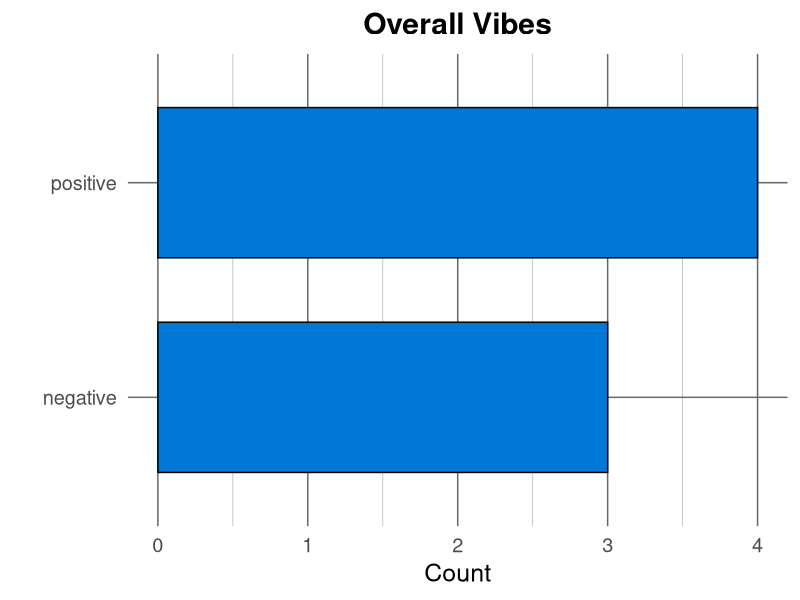

Write the R code that produced this figure. (Note: this script raises an error after producing the figure.)
## ---- chunk 1

## ---- chunk 2
library(tidyverse)
library(knitr)
# Remember to compile
# xaringan::inf_mr(cast_from = "..")
## ---- chunk 3
library(tidytext)
library(dplyr)
library(ggplot2)

# Sample text data
texts <- c(
  "I love this product! It's amazing.",
  "This is terrible. I hate it.",
  "It's okay, nothing special.",
  "Wow, absolutely fantastic experience!",
  "Disappointed with the quality."
)

# Create a tibble
df <- tibble(text = texts)
## ---- chunk 4
sentiment_scores <- df %>%
  unnest_tokens(word, text) %>%
  inner_join(get_sentiments("bing")) %>%
  count(sentiment) %>%
  spread(sentiment, n, fill = 0) %>%
  mutate(sentiment_score = positive - negative)

sentiment_scores
## ---- chunk 5
df %>%
  unnest_tokens(word, text) %>%
  inner_join(get_sentiments("bing")) %>%
  ggplot(aes(x = sentiment)) +
  geom_bar(fill = "#0078D7", color = "black", width = 0.7) + # Darker blue bars with black borders
  coord_flip() +
  theme_minimal(base_size = 18) + # Larger text for better readability
  theme(
    panel.background = element_rect(fill = "white", color = NA), # Match background color to slide
    plot.background = element_rect(fill = "white", color = NA),
    text = element_text(color = "black"), # Match font color to slide
    plot.title = element_text(face = "bold", hjust = 0.5),
    panel.grid.major = element_line(color = "gray40", linewidth = 0.5), # Use `linewidth` for gridline thickness
    panel.grid.minor = element_line(color = "gray70", linewidth = 0.25)  # Use `linewidth` for minor gridlines
  ) +
  labs(
    title = "Overall Vibes",
    x = "",
    y = "Count"
  )

## ---- chunk 6
knitr::include_graphics("img/An image illustrating automated content creation.png")
## ---- chunk 7
library(tidytext)
library(dplyr)
library(stringr)

# Sample text
text <- "The quick brown fox jumps over the lazy dog. The dog barks at the fox. The fox runs away quickly."

# Tokenize and create word pairs
word_pairs <- tibble(text = text) %>%
  unnest_tokens(word, text) %>%
  mutate(next_word = lead(word)) %>%
  na.omit()

word_pairs
## ---- chunk 8
# Create a simple Markov chain
markov_chain <- word_pairs %>%
  group_by(word) %>%
  summarize(next_words = list(next_word))

markov_chain
## ---- chunk 9
generate_text <- function(start_word, length = 10) {
  result <- start_word
  current_word <- start_word
  
  for (i in 1:length) {
    next_word_options <- markov_chain %>%
      filter(word == current_word) %>%
      pull(next_words) %>%
      unlist()
    
    if (length(next_word_options) == 0) break
    
    next_word <- sample(next_word_options, 1)
    result <- c(result, next_word)
    current_word <- next_word
  }
  
  str_c(result, collapse = " ")
}
## ---- chunk 10
# Generate a sentence
cat(generate_text("the", 8))
## ---- chunk 11
library(tidytext)
library(dplyr)

context <- "The Eiffel Tower is a wrought-iron lattice tower on the Champ de Mars in Paris, France. 
It is named after the engineer Gustave Eiffel, whose company designed and built the Tower."

question <- "Who designed the Eiffel Tower?"

# Tokenize context and question
context_tokens <- tibble(text = context) %>%
  unnest_tokens(word, text)

question_tokens <- tibble(text = question) %>%
  unnest_tokens(word, text)

# Simple word overlap for demonstration
matching_words <- intersect(context_tokens$word, question_tokens$word)

# Find sentence with most matching words
sentences <- tibble(text = context) %>%
  unnest_tokens(sentence, text, token = "sentences")

best_sentence <- sentences %>%
  mutate(matches = sapply(sentence, function(s) {
    sum(matching_words %in% unlist(strsplit(s, " ")))
  })) %>%
  arrange(desc(matches)) %>%
  slice(1)

print(best_sentence$sentence)
## ---- chunk 12
library(tidytext)
library(dplyr)

context <- "The Eiffel Tower is a wrought-iron lattice tower on the Champ de Mars in Paris, France. It is named after the engineer Gustave Eiffel, whose company designed and built the tower."

question <- "Who designed the Eiffel Tower?"
## ---- chunk 13
context_tokens <- tibble(text = context) %>%
  unnest_tokens(word, text)

(question_tokens <- tibble(text = question) %>%
  unnest_tokens(word, text))
## ---- chunk 14
matching_words <- intersect(
  context_tokens$word, 
  question_tokens$word
)
## ---- chunk 15
sentences <- tibble(text = context) %>%
  unnest_tokens(sentence,
                text,
                token = "sentences")
## ---- chunk 16
best_sentence <- sentences %>%
  mutate(matches = sapply(sentence, function(s) {
    sum(matching_words %in% unlist(strsplit(s, " ")))
  }))
## ---- chunk 17
best_sentence <- best_sentence %>%
  arrange(desc(matches)) %>%
  slice(1)
## ---- chunk 18
print(best_sentence$sentence)
